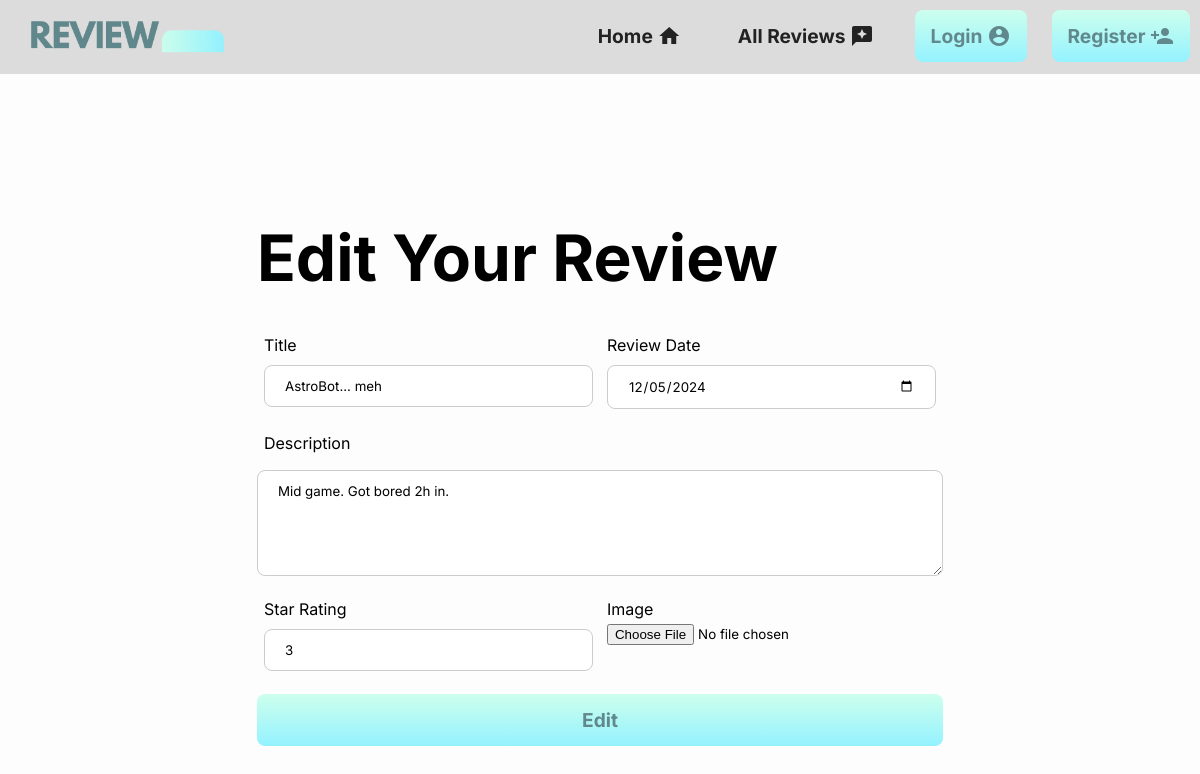
/4/edit, run on the app's committed database.
### tables this page shows
CREATE TABLE "Reviews"(id INTEGER PRIMARY KEY AUTOINCREMENT,
                     title TEXT NOT NULL,
                     reviewDate TEXT NOT NULL,
                     reviewerName TEXT NOT NULL,
                     rating INTEGER NOT NULL,
                     reviewText TEXT NOT NULL UNIQUE, 
                     reviewImage BLOB );

### main.py (the view, shortened to what this page needs)
@app.route("/<int:id>/edit", methods=["GET", "POST"])
def edit(id):
    reviewData = getSingleReview(id)
    try:
        if session.get('username') not in reviewData: # Allows access if logged in
                return redirect("/")
    except:
        return redirect("/")
    return render_template("edit.html", review=reviewData) # Renders the page and sets the review data to a useable variable

### db.py (called while the page is built)
def getDB():
    db = sqlite3.connect(".database/reviewos.db")
    db.row_factory = sqlite3.Row
    return db

def getSingleReview(id):
    db = getDB()
    review = db.execute("SELECT * FROM Reviews WHERE id=?", (id,)).fetchone()
    db.close()
    return review

### templates/edit.html
{% extends "base.html" %}
{% block content %}
<div class="container">
    <h1>Edit Your Review</h1>
    <form method="POST" enctype="multipart/form-data">
        <div class="form-row">
            <div class="form-group">
                <label>Title</label>
                <input type="text" name="title" id="title" placeholder="The review title..." value="{{ request.form['title'] or review['title'] }}">
            </div>
            <div class="form-group">
                <label>Review Date</label>
                <input type="date" name="date" id="date" value="{{ request.form['date'] or review['reviewDate'] }}">
            </div>
        </div>
        <div class="form-group">
            <label>Description</label>
        </div>
        <textarea rows="5" type="text" name="description" id="description" placeholder="A short overview of your thoughts on the game...">{{ request.form['description'] or review['reviewText'] }}</textarea>
        <div class="form-row">
            <div class="form-group">
                <label>Star Rating</label>
            <input type="text" name="rating" id="rating" placeholder="1-5..." value="{{ request.form['rating'] or review['rating'] }}">
            </div>
            <div class="form-group">
                <label>Image</label>
                <input type="file" name="image" id="image" placeholder="Supported file formats only..."  accept=".png, .jpg, .jpeg">
            </div>
        </div>
        <input type="submit" value="Edit">
    </form>
</div>
{% endblock %}

### static/css/style.css (style rules this page uses)
* { padding: 0; margin: 0; box-sizing: border-box; font-family: "Inter", sans-serif; }
body { background: #fdfdfd; font-size: 1rem; }
h1 { font-size: 4rem; padding-top: 120px; padding-bottom: 20px; }
.container { display: grid; place-content: center; }
input[type=text], input[type="password"], input[type="date"], select { width: 50%; padding: 12px 20px; margin: 8px 0; display: inline-block; border: 1px solid #ccc; border-radius: 8px; box-sizing: border-box; }
input[type=submit] { width: 100%; background-image: linear-gradient(rgb(205, 255, 237), rgb(148, 242, 255)); color: rgb(97, 137, 141); padding: 14px 20px; margin: 8px 0; border: none; border-radius: 8px; cursor: pointer; font-size: 1.2em; font-weight: bold; font-family: "Inter", sans-serif; }
textarea { width: 100%; padding: 12px 20px; margin: 8px 0; display: inline-block; border: 1px solid #ccc; border-radius: 8px; box-sizing: border-box; }
.form-row { display: flex; }
.form-group { padding: 7px; width: 50%; }
.form-group input { width: 100%; }

### data on the page
Reviews: title "AstroBot... meh", date "12/05/2024", description "Mid game. Got bored 2h in.", rating "3"
